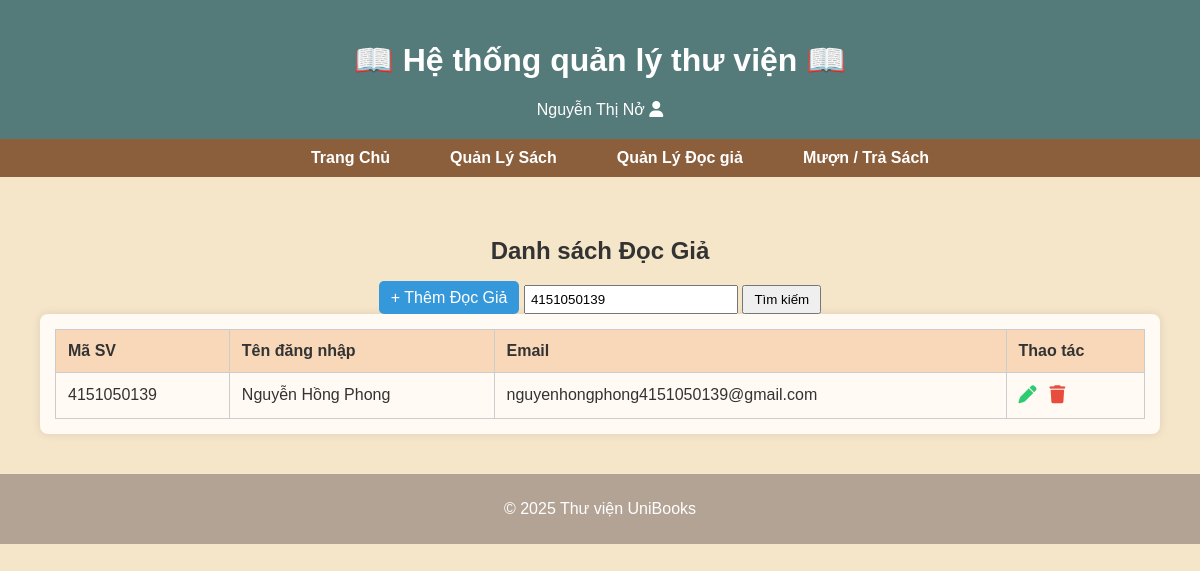
/users/user_list.php?keyword=4151050139 (signed in), run on the app's committed database.
### tables this page shows
CREATE TABLE `users` (
  `masv` varchar(10) NOT NULL,
  `username` varchar(50) NOT NULL,
  `password` varchar(255) NOT NULL,
  `email` varchar(100) DEFAULT NULL,
  `role` enum('user','admin') NOT NULL DEFAULT 'user',
  `created_at` datetime DEFAULT current_timestamp()
);

### users/user_list.php (the view, shortened to what this page needs)
<?php
require_once '../database/db.php';
include("../includes/header.php");
include("../includes/nav.php");
$keyword = $_GET['keyword'] ?? '';
$search_field = $_GET['search_field'] ?? 'masv';
if ($keyword !== '') {
    $sql = "SELECT * FROM users WHERE role = 'user' AND $search_field LIKE :keyword";
    $stmt = $pdo->prepare($sql);
    $stmt->execute(['keyword' => "%$keyword%"]);
} else {
    $stmt = $pdo->query("SELECT * FROM users WHERE role = 'user'");
}
$users = $stmt->fetchAll();
?>
<main>
    <link rel="stylesheet" href="../assets/users.css">
    <link rel="stylesheet" href="https://cdnjs.cloudflare.com/ajax/libs/font-awesome/6.5.0/css/all.min.css">
    <h2>Danh sách Đọc Giả</h2>
    <a href="user_add.php" class="btn btn-success" style="margin-bottom: 15px;">+ Thêm Đọc Giả</a>
    <form method="GET" action="" style="display: inline-block; vertical-align: middle;">
        <input type="text" name="keyword" placeholder="Nhập mã sinh viên..." value="<?= htmlspecialchars($keyword) ?>" style="padding: 5px; width: 200px;">
        <button type="submit" style="padding: 5px 10px;">Tìm kiếm</button>
    </form>
    <div class="table-container">
        <table class="table">
            <thead>
                <tr>
                    <th>Mã SV</th>
                    <th>Tên đăng nhập</th>
                    <th>Email</th>
                    <th>Thao tác</th>
                </tr>
            </thead>
            <tbody>
                <?php foreach ($users as $row): ?>
                    <tr>
                        <td><?= htmlspecialchars($row['masv']) ?></td>
                        <td><?= htmlspecialchars($row['username']) ?></td>
                        <td><?= htmlspecialchars($row['email']) ?></td>
                        <td class="action-icons">
                            <a href="user_edit.php?masv=<?= urlencode($row['masv']) ?>" class="edit-icon" title="Sửa">
                                <i class="fa fa-pen"></i>
                            </a>
                            <a href="user_delete.php?masv=<?= urlencode($row['masv']) ?>" class="delete-icon" title="Xóa" onclick="return confirm('Bạn có chắc muốn xóa người dùng này không?');">
                                <i class="fa fa-trash"></i>
                            </a>
                        </td>
                    </tr>
                <?php endforeach; ?>
            </tbody>
        </table>
    </div>
</main>
<?php include("../includes/footer.php"); ?>

### assets/styles.css (style rules this page uses)
:root { --bg-img: url('../public/BG-img-register.jpg');; }
body { font-family: Arial, sans-serif; background-color: #F5E6CA; color: #333; margin: 0; padding: 0; }
main { text-align: center; padding: 40px; }
.btn { padding: 6px 12px; background-color: #3498db; color: white; border: none; border-radius: 6px; text-decoration: none; }

### assets/users.css (style rules this page uses)
.table-container { background-color: #fff; padding: 15px; border-radius: 8px; box-shadow: 0 0 10px rgba(0,0,0,0.1); background-color: #fffaf3; }
table.table { width: 100%; border-collapse: collapse; }
table.table th, table.table td { border: 1px solid #ccc; padding: 12px; text-align: left; vertical-align: middle; }
table.table th { background-color: #f8d8b8; color: #333; }
.action-icons a { margin-right: 8px; font-size: 18px; text-decoration: none; }
.action-icons .edit-icon { color: #2ecc71; }
.action-icons .delete-icon { color: #e74c3c; }
.btn-success { background-color: #3498db; color: white; padding: 8px 12px; border-radius: 5px; text-decoration: none; }

### data on the page
users: masv "4151050139", username "Nguyễn Hồng Phong", email "nguyenhongphong4151050139@gmail.com"

### other printed values
$_SESSION['username'] "Nguyễn Thị Nở"
